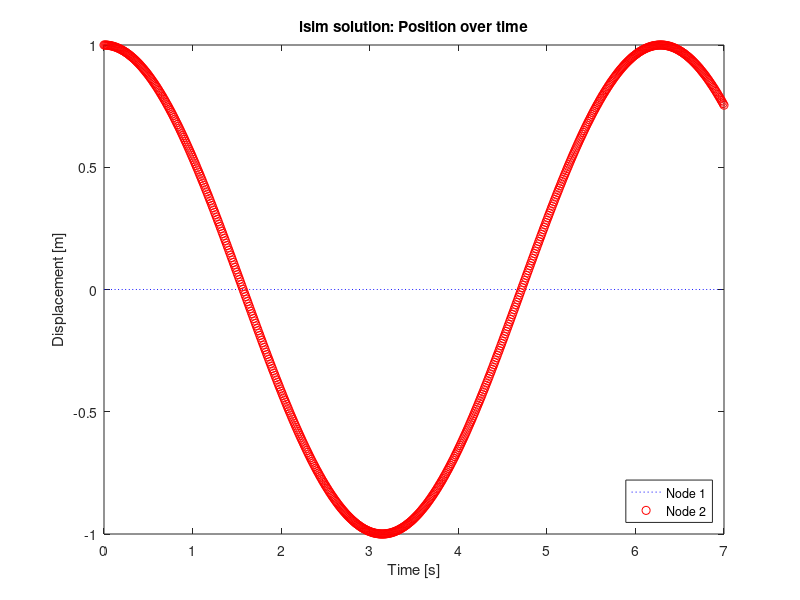
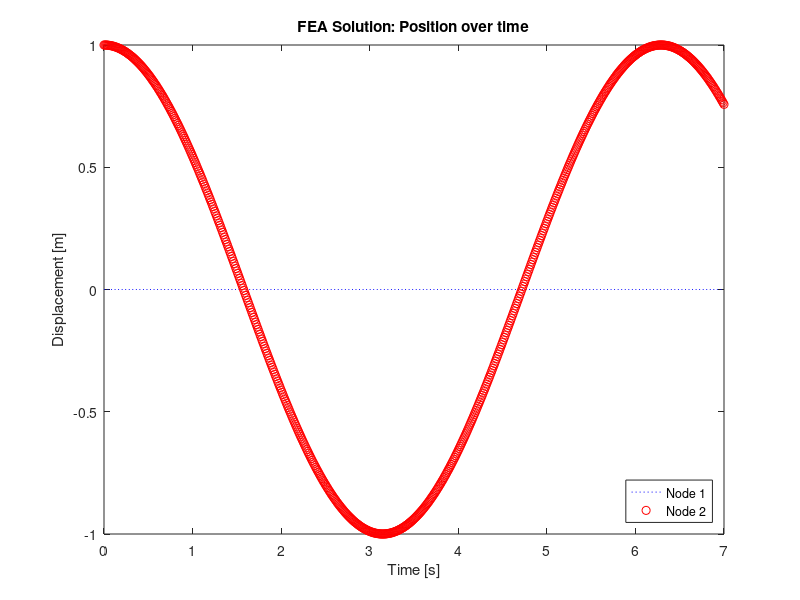

Reproduce these figures in MATLAB, in order.
%ME 4602: Transient Nonlinear Finite Element Methods
%Written For: Course Project
%Written on: 1/24/2015
%Written by: Justin Clough

clc
clear
close all
TIMER=cputime;

%% Request User input
V0=10^-3;%input('Enter Peak Voltage [V]: ');
f=1;%input('Enter Driving Frequency [Hz]: ');
n_em=0;%input('Enter Number of Elements for End Mass: ');
n_pzt=1;%input('Enter Number of Elements (Wafers) for PZT Stack: ');
t_end=7;%input('Enter Total Run Time [s]: ');
dt=.01;%input('Enter Time Step [s]: ');
TimeSteps=round(t_end/dt+1);
Elements=n_em+n_pzt;  %Total number of elements
Nodes=Elements+1;  %Total number of nodes
Nodes_PZT=n_pzt+1;

%% Set Material Properties
rho_pzt=1; %[Kg/m^3]  Density of the piezoelectric wafer
rho_bolt=1; %[Kg/m^3] Density of steel bolt
rho_em=1; %[Kg/m^3] Density of aluminum endmass

E_pzt=1; %[N/m^2] Young's Modulus for piezoelectric wafer
E_bolt=1; %[N/m^2] Young's Modulus for Steel bolt
E_em=1;  %[N/m^2] Young's Modulus for Aluminum end mass

pzt_pzt=0; %[m/V] Piezoelectric constant

%% Set Dimensions
PZT_Length=1;     %[m] Lenght of PZT Stack
Bolt_Length=PZT_Length; %Assume Bolt is as long as PZT Stack
Em_Length=1;   %[m] Length of end mass
PZT_Diameter=0;   %[m] Diameter of PZT Stack
Bolt_Diameter=0;  %[m] Diameter of Bolt
Em_Diameter=0;    %[m] Diamter of End Mass, Assumes constant cross section

%% Determine continuous system properties
m_pzt_stack=1;%rho_pzt*(PZT_Length*pi/4*(PZT_Diameter^2-Bolt_Diameter)^2); %Total PZT Mass
m_bolt=1;%rho_bolt*(Bolt_Length*pi/4*Bolt_Diameter^2); %Total Bolt Mass
m_em=0;%rho_em*(Em_Length*pi/4*Em_Diameter); %Total Mass of End mass

%% Determine lumped mass at nodes
%Assumes mass is equally distributed
m_pzt_element=m_pzt_stack/n_pzt;
m_bolt_element=m_bolt/n_pzt;
m_em_element=m_em/n_em;

Node_Mass(Nodes)=0; %Build empty nodal mass array
for Element_number=1:Elements
    if Element_number<=n_pzt  %Counter in PZT stack
        Node_Mass(Element_number)=Node_Mass(Element_number)+1/2*(m_pzt_element+m_bolt_element);
        Node_Mass(Element_number+1)=1/2*(m_pzt_element+m_bolt_element);
    elseif Element_number>n_pzt && Element_number<=(n_pzt+n_em+1) %Counter in End Mass
        Node_Mass(Element_number)=Node_Mass(Element_number)+1/2*(m_em_element);
        Node_Mass(Element_number+1)=1/2*(m_em_element);
    else %Counter out side of mesh???
        fprintf('Error in Meshing: Masses')
    end
end
clear Element_number

%% Determine Spring stiffnesses between nodes
k_pzt_element=0.5; %E_pzt*(pi/4*PZT_Diameter^2)/(PZT_Length/n_pzt);
k_bolt_element=0.5;%E_bolt*(pi/4*Bolt_Diameter^2)/(Bolt_Length/n_pzt);
k_em_element=0;%E_em*(pi/4*Em_Diameter^2)/(Em_Length/n_em);

Element_Spring(Elements)=0; %Build empty spring array
for Element_number=1:Elements
    if Element_number<=n_pzt  %Counter in PZT stack
        Element_Spring(Element_number)=k_pzt_element+k_bolt_element;
    elseif Element_number>n_pzt && Element_number<=(n_pzt+n_em) %Counter in End Mass
        Element_Spring(Element_number)=k_em_element;
    else %Counter out side of mesh???
        fprintf('Error in Meshing: Springs')
    end
end
clear Element_number

%% Simulink Parameters
K1=Element_Spring(1);
K2=0;%Element_Spring(2);
M1=Node_Mass(2);
M2=0;%Node_Mass(3);
Force_Simulink=V0*pzt_pzt*(pi/4*PZT_Diameter^2)/(PZT_Length/n_pzt);

%% Analytical
fprintf('Analytical Solver started.\n')

N_States=2*(Nodes);
%Preallocate room for matrix
Forceing=zeros((TimeSteps),N_States);
% Build Forceing array against time and State number
for time=1:TimeSteps
    Time_AS(time)=0+(time-1)*dt;
    Voltage(time)=V0;%*sin(2*pi*f*Time(time));
    This_State=0;
    for State_num=1:N_States
        if mod(State_num,2)~=0; %State number is odd
            This_State=This_State+1;
            Forceing(time,State_num)=0;
        elseif mod(State_num,2)==0; %State number is even
            if State_num<=(Nodes_PZT*2)
                Forceing(time,State_num)=Voltage(time)*pzt_pzt*(pi/4*PZT_Diameter^2)/(PZT_Length/n_pzt);
            elseif  State_num>(Nodes_PZT*2)
                Forceing(time,State_num)=0;
            end
        end
    end
end
clear This_State time
fprintf('Forcing Function Constructed.\n')

%Build [A] matrix
A(N_States,N_States)=0; %Build empty matrix
for row=1:N_States
    element_number=0;
    for column=1:N_States
        if mod(column,2)~=0; %column is odd
            element_number=element_number+1;
        end
        if column==1 || column == 2 || row==1 || row==2
            A(row,column)=0;
        elseif row+1==column && mod(row,2)~=0 %Row number is odd
            A(row,column)=1;
        elseif mod(row,2)==0 %Row number is even
            if column==row-1
                if element_number<=length(Element_Spring)
                    A(row,column)=-(Element_Spring(element_number-1)+Element_Spring(element_number))/Node_Mass(element_number);
                elseif element_number>length(Element_Spring)
                    A(row,column)=-(Element_Spring(element_number-1)+0)/Node_Mass(element_number);
                end
            elseif column==row-3
                A(row,column)=Element_Spring(element_number-1)/Node_Mass(element_number);
            elseif column==row+1;
                A(row,column)=Element_Spring(element_number-1)/Node_Mass(element_number-1);
            end
        end
    end
end
clear element_number row column

%Build [B] matrix
B(N_States,N_States)=0; %Build empty matrix
element_number=0;
for Diag_Counter=1:N_States
    if mod(Diag_Counter,2)~=0; %row is odd
        element_number=element_number+1;
    elseif mod(Diag_Counter,2)==0 && element_number<=Nodes_PZT
        B(Diag_Counter,Diag_Counter)=1/(Node_Mass(element_number));
    end
    if Diag_Counter==1 || Diag_Counter == 2
        B(Diag_Counter,Diag_Counter)=0;
    end
end
clear Diag_Counter element_number

%Build [C], [D] matrixes
C=eye(N_States);
D=zeros([N_States,N_States]);

%Construct System from State Space
Analytical_System=ss(A,B,C,D);

fprintf('State Space Model Built.\n')

%Build IC's; node two at pos=1, vel=0;
X_IC=[0 0 1 0];

%Solve Analytical system
Analytical_States=lsim(Analytical_System , Forceing , Time_AS, X_IC);

AnalyticalSolution(:,1)=Time_AS'; %First column is time
AnalyticalSolution(1:length(Time_AS),(2:N_States+1))=Analytical_States;
clear Analytical_States Time_AS
plot(AnalyticalSolution(:,1), AnalyticalSolution(:,2), 'b:');
hold on
plot(AnalyticalSolution(:,1), AnalyticalSolution(:,4), 'ro');
%plot(AnalyticalSolution(:,1), AnalyticalSolution(:,6), 'k+');
title('lsim solution: Position over time')
xlabel('Time [s]')
ylabel('Displacement [m]')
legend('Node 1','Node 2', 'Node 3', 'Location', 'SouthEast')

AS_TIMER=cputime-TIMER;
fprintf('Analytical Solution Solved, Run Time of %.2f seconds\n', AS_TIMER)
%% Finite Element Approximation
fprintf('FEA solver started. \n')
%Set algorithm conditions
Beta=1/4; %use averaged acceleration across steps

%% Build Distributed Mass Matrix, Elemental
%Stack Element;
m_e_Stack=(m_pzt_element+m_bolt_element)/2*eye(2);
%End Mass element
m_e_EndMass=(m_em_element)/2*eye(2);

%% Build Distributed Mass Matrix, Global, Unreduced
M_Global_Unred=zeros(2,2);
for Element_Counter=1:Elements
    m_adder=zeros(Element_Counter+1,Element_Counter+1);
    if Element_Counter<=Nodes_PZT
        m_adder(Element_Counter:Element_Counter+1, Element_Counter:Element_Counter+1)=m_e_Stack;
    elseif Element_Counter>Nodes_PZT
        m_adder(Element_Counter:Element_Counter+1, Element_Counter:Element_Counter+1)=m_e_EndMass;
    end
    M_Global_Unred=M_Global_Unred+m_adder;
    if Element_Counter~=Elements
        M_Global_Unred(Element_Counter+2,Element_Counter+2)=0;
    else
    end
end
clear Element_Counter m_adder

%% Build Distributed Spring Matrix, Elemental
%Stack Element;
k_e_Stack=(k_pzt_element+k_bolt_element)*[1 -1; -1 1];
%End Mass element
k_e_EndMass=(k_em_element)*[1 -1; -1 1];

%% Build Distributed Spring Matrix, Global, Unreduced
K_Global_Unred=zeros(2,2);
for Element_Counter=1:Elements
    k_adder=zeros(Element_Counter+1,Element_Counter+1);
    if Element_Counter<=Nodes_PZT
        k_adder(Element_Counter:Element_Counter+1, Element_Counter:Element_Counter+1)=k_e_Stack;
    elseif Element_Counter>Nodes_PZT
        k_adder(Element_Counter:Element_Counter+1, Element_Counter:Element_Counter+1)=k_e_EndMass;
    end
    K_Global_Unred=K_Global_Unred+k_adder;
    if Element_Counter~=Elements
        K_Global_Unred(Element_Counter+2,Element_Counter+2)=0;
    else
    end
end
clear Element_Counter k_adder
%% Build Dynamic Stiffness Matrix, Global, Unreduced
K_Dyn_Unred=1/(Beta*dt^2)*M_Global_Unred+K_Global_Unred;
%% Set Inital Conditions & boundary Conditions
%U(row, Column, Depth)=(node, time, (Derivative-1))

%Preallocate room for position
U_red=zeros(Nodes-1, TimeSteps+1, 3);
U_red(1,1,1)=1; %Inital position of 1 distance unit

% Reduce Matrices
K_Dyn=K_Dyn_Unred(2:Nodes, 2:Nodes);
M_Global=M_Global_Unred(2:Nodes, 2:Nodes);

%% Solve Solution against Time

fprintf('Mesh Constructed. Solving over time.\n')

%Preallocate for matrixes
Force_Func_Unred=zeros(Nodes,TimeSteps+1);
Force_Func=zeros(Nodes-1,TimeSteps+1);

for Time_Counter=1:TimeSteps
    Time_FEA(Time_Counter)=0+(Time_Counter-1)*dt;
    % Build Forcing Function at Next Time
    Force_Func_Unred(1:Nodes,Time_Counter+1)=0;
    for Node_Count=1:Nodes
        if Node_Count<=Nodes_PZT
            Force_Func_Unred(Node_Count,Time_Counter+1)=0;%V0*pzt_pzt*(pi/4*PZT_Diameter^2)/(PZT_Length/n_pzt);
        elseif Node_Count>Nodes_PZT
            Force_Func_Unred(Node_Count,Time_Counter+1)=0;
        end
    end
    % Reduce Force Matrix
    Force_Func(:,Time_Counter+1)=Force_Func_Unred(2:Nodes,Time_Counter+1);
    
    % Build Effective Force Matrix at Next Time
    Inertial_Effects(:,Time_Counter)=M_Global*(U_red(:,Time_Counter,3)+4/dt*U_red(:,Time_Counter,2)+4/dt^2*U_red(:,Time_Counter,1));
    Force_eff(:, Time_Counter+1)=Force_Func(:, Time_Counter+1)+Inertial_Effects(:,Time_Counter);
    
    % Solve for Position at next Time Step
    U_red(:,Time_Counter+1,1)=K_Dyn^-1*Force_eff(:, Time_Counter+1);
    % Solve for Velocity at next Time Step
    U_red(:,Time_Counter+1,2)=U_red(:,Time_Counter,2)*(1-1/(2*Beta))+1/(2*Beta*dt)*(U_red(:,Time_Counter+1,1)-U_red(:,Time_Counter,1))-(1-4*Beta)/(4*Beta)*U_red(:,Time_Counter,3)*dt;
    % Solve for Acceleration at next Time Step
    U_red(:,Time_Counter+1,3)=1/(Beta*dt^2)*(U_red(:,Time_Counter+1,1)-U_red(:,Time_Counter,1))-1/(Beta*dt)*U_red(:,Time_Counter,2)-(1-2*Beta)/(2*Beta)*U_red(:,Time_Counter,3);
end %Rinse & Repeat

FEA_Solution(2:Nodes,1:Time_Counter,1:3)=U_red(:,1:Time_Counter,:);  %Contains only position (& Derivatives of), not stress
FEA_TIMER=cputime-AS_TIMER-TIMER;
fprintf('FEA Solved, Run Time of %.2f seconds\n', FEA_TIMER)
figure
plot(Time_FEA, FEA_Solution(1,1:length(Time_FEA),1), 'b:')
hold on
plot(Time_FEA, FEA_Solution(2,1:length(Time_FEA),1), 'ro')
title('FEA Solution: Position over time')
xlabel('Time [s]')
ylabel('Displacement [m]')
legend('Node 1','Node 2', 'Node 3', 'Location', 'SouthEast')
